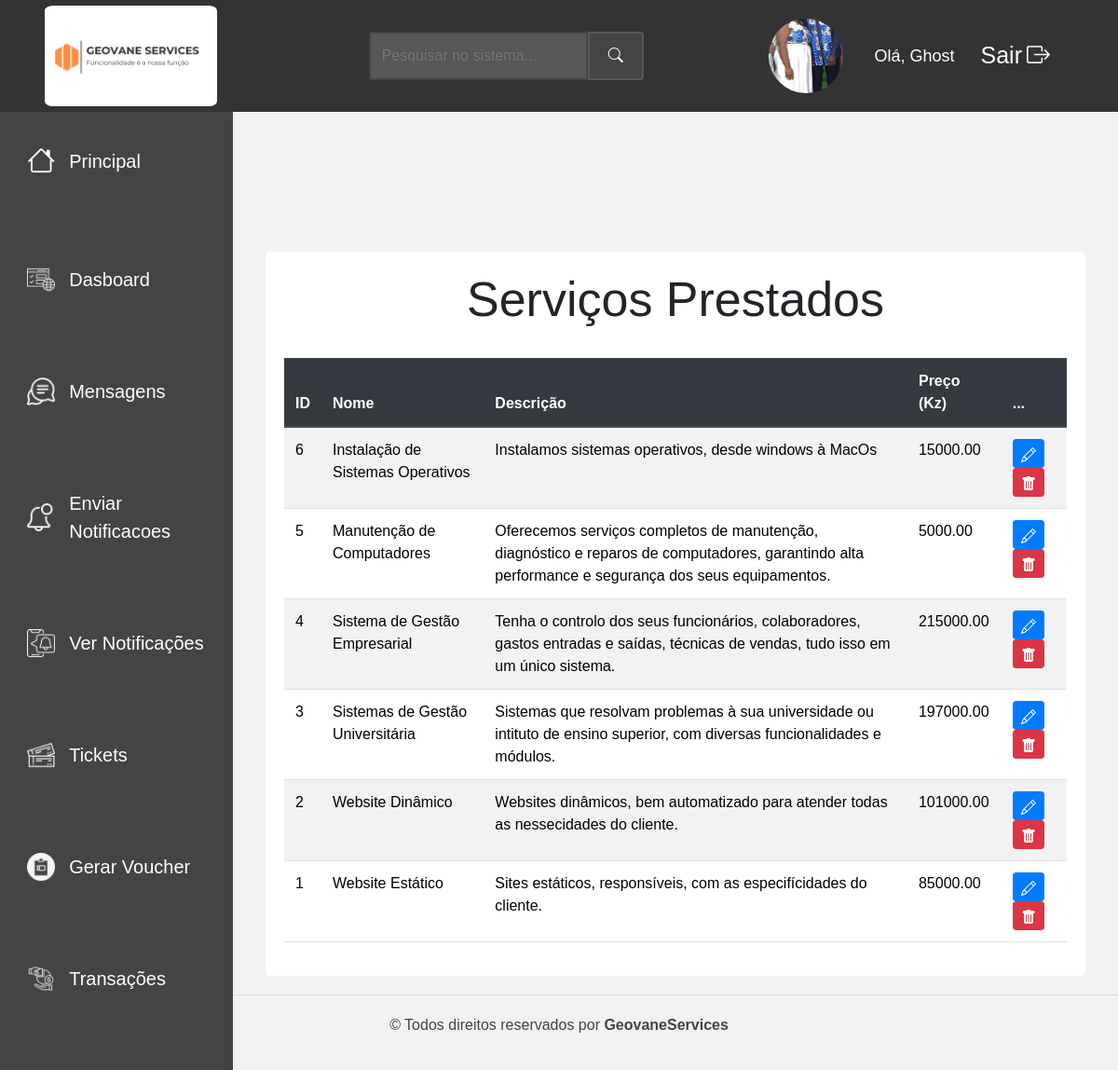
Screenshot of /funcionario/exibirServicos.php (signed in) with the database file from the repository.
### tables this page shows
CREATE TABLE IF NOT EXISTS `funcionario` (
  `id_funcionario` int NOT NULL AUTO_INCREMENT,
  `nome` varchar(100) DEFAULT NULL,
  `sobrenome` varchar(100) DEFAULT NULL,
  `docId` varchar(20) DEFAULT NULL,
  `email` varchar(100) DEFAULT NULL,
  `telefone` varchar(20) DEFAULT NULL,
  `data_nasc` date DEFAULT NULL,
  `sexo` enum('masculino',' feminino') DEFAULT NULL,
  `endereco` varchar(255) DEFAULT NULL,
  `usuario` varchar(50) DEFAULT NULL,
  `senha` varchar(255) DEFAULT NULL,
  `conf_senha` varchar(255) DEFAULT NULL,
  `acesso` enum('funcionario','administrador') DEFAULT NULL,
  `tipo_contrato` varchar(50) NOT NULL,
  `data_contratacao` date NOT NULL,
  `id_cliente` int DEFAULT NULL,
  `imagem_perfil` varchar(255) DEFAULT NULL,
  `data_criacao` timestamp NULL DEFAULT CURRENT_TIMESTAMP,
  `menu_permissions` text,
  PRIMARY KEY (`id_funcionario`),
  KEY `id_cliente` (`id_cliente`)
);

CREATE TABLE IF NOT EXISTS `servicos` (
  `id_servico` int NOT NULL AUTO_INCREMENT,
  `nome` varchar(100) DEFAULT NULL,
  `descricao` text,
  `preco` decimal(10,2) NOT NULL,
  `imagem` varchar(255) NOT NULL,
  `id_categoria` int DEFAULT NULL,
  PRIMARY KEY (`id_servico`),
  KEY `id_categoria` (`id_categoria`)
);

### funcionario/veryFun.php (called while the page is built, shortened)
<?php
    $nomeUsuario = $_SESSION['usuario'];
    ?>

### funcionario/exibirServicos.php (the view, shortened to what this page needs)
<?php
   require_once './veryFun.php';
   include_once '../conexao.php';
   $id_funcionario = $_SESSION['id_funcionario'];
   $sql = "SELECT imagem_perfil FROM Funcionario WHERE id_funcionario = $id_funcionario";
   $result = $conexao->query($sql);
   $funcionario = $result->fetch_assoc();
    $sql = "SELECT *FROM servicos ORDER BY id_servico DESC";
    $resultado =$conexao->query($sql);
?>
<!DOCTYPE html>
<html lang="pt-br">
<head>
    <link href="https://cdn.jsdelivr.net/npm/bootstrap@5.3.3/dist/css/bootstrap.min.css" rel="stylesheet">
    <link rel="stylesheet" href="https://cdn.jsdelivr.net/npm/bootstrap-icons@1.11.3/font/bootstrap-icons.min.css">
    <link rel="stylesheet" href="https://maxcdn.bootstrapcdn.com/bootstrap/4.5.2/css/bootstrap.min.css">
</head>
<body>
<div class="topbar">
        <div class="logo">
            <img src="../assets/logo.png" alt="Logo";>
        </div>
        <div class="search-box">
            <form action="search.php" method="GET">
                <input type="text" name="query" placeholder="Pesquisar no sistema...">
                <button type="submit"><i class="bi bi-search"></i></button>
            </form>
        </div>
        <div class="user-info">
            <div>
                <a href="perfil.php"><img src="../upload/imagens_perfil/<?php echo $funcionario['imagem_perfil']; ?>" alt="Perfil" class="perfil-img"></a>
            </div>
            <div class="username">Olá, <?php  echo  " $nomeUsuario"; ?> </div>
            <a href="logout.php" style="color: white; margin-left: 10px;">Sair<i class="bi bi-box-arrow-right"></i></a>
        </div>
    </div>
    <div class="sidebar">
        <a href="admin.php"> <span class="icon"><i class="bi bi-house"></i></span>
        <span class="txt-link">Principal</span></a>
        <a href="dashboard_admin.php"><img src="../assets/dashboard.png" alt="" class="icon" style="width: 30px;">Dasboard</a>
        <a href="chat_funcionario.php"><img src="../assets/chat.png" alt="" class="icon" style="width: 30px;">Mensagens</a>
        <a href="enviar_notificacao.php"><img src="../assets/notification.png" alt="" class="icon" style="width: 30px;">Enviar Notificacoes</a>
        <a href="ver_notificacoes.php"><img src="../assets/notifications.png" alt="" class="icon" style="width: 30px;">Ver Notificações</a>
        <a href="admin_tickets.php"><img src="../assets/tickets.png" alt="" class="icon" style="width: 30px;">Tickets</a>
        <a href="gerar_voucher.php"><img src="../assets/voucher.png" alt="" class="icon" style="width: 30px;">Gerar Voucher</a>
        <a href="transacoes_admin.php"><img src="../assets/transacoes.png" alt="" class="icon" style="width: 30px;">Transações</a>
        <a href="saldo_clientes.php"><img src="../assets/saldo.png" alt="" class="icon" style="width: 30px;">Saldo dos Clientes</a>
    </div>
<div class="content">
    <header class="header">
        <div class="container mt-5">
            <div class="table-status">
                <h1>Serviços Prestados</h1>
                <br>
                <table class="table table-striped">
                    <thead class="thead-dark">
                        <tr>
                            <th scope="col">ID</th>
                            <th scope="col">Nome</th>
                            <th scope="col">Descrição</th>
                            <th scope="col">Preço (Kz)</th>
                            <th scope="col">...</th>
                        </tr>
                    </thead>
                    <tbody>
                        <?php
                            while ($servico = $resultado->fetch_assoc()) {
                                echo "<tr>";
                                echo "<td>" . $servico['id_servico'] . "</td>";
                                echo "<td>" . $servico['nome'] . "</td>";
                                echo "<td>" . $servico['descricao'] . "</td>";
                                echo "<td>" . $servico['preco'] . "</td>";
                                echo"<td>
                                        <a class='btn btn-sm btn-primary' href='editarServico.php?id_servico=$servico[id_servico]'>
                                            <svg xmlns='http://www.w3.org/2000/svg' width='16' height='16' fill='currentColor' class='bi bi-pencil' viewBox='0 0 16 16'>
                                            <path d='M12.146.146a.5.5 0 0 1 .708 0l3 3a.5.5 0 0 1 0 .708l-10 10a.5.5 0 0 1-.168.11l-5 2a.5.5 0 0 1-.65-.65l2-5a.5.5 0 0 1 .11-.168zM11.207 2.5 13.5 4.793 14.793 3.5 12.5 1.207zm1.586 3L10.5 3.207 4 9.707V10h.5a.5.5 0 0 1 .5.5v.5h.5a.5.5 0 0 1 .5.5v.5h.293zm-9.761 5.175-.106.106-1.528 3.821 3.821-1.528.106-.106A.5.5 0 0 1 5 12.5V12h-.5a.5.5 0 0 1-.5-.5V11h-.5a.5.5 0 0 1-.468-.325'/>
                                            </svg>
                                        </a>
                                        <a class='btn btn-sm btn-danger' href='deleteServico.php?id_servico=$servico[id_servico]'>
                                            <svg xmlns='http://www.w3.org/2000/svg' width='16' height='16' fill='currentColor' class='bi bi-trash-fill' viewBox='0 0 16 16'>
                                            <path d='M2.5 1a1 1 0 0 0-1 1v1a1 1 0 0 0 1 1H3v9a2 2 0 0 0 2 2h6a2 2 0 0 0 2-2V4h.5a1 1 0 0 0 1-1V2a1 1 0 0 0-1-1H10a1 1 0 0 0-1-1H7a1 1 0 0 0-1 1zm3 4a.5.5 0 0 1 .5.5v7a.5.5 0 0 1-1 0v-7a.5.5 0 0 1 .5-.5M8 5a.5.5 0 0 1 .5.5v7a.5.5 0 0 1-1 0v-7A.5.5 0 0 1 8 5m3 .5v7a.5.5 0 0 1-1 0v-7a.5.5 0 0 1 1 0'/>
                                            </svg>
                                        </a>
                                    </td>";
                                echo "</tr>";
                            }
                        ?>
                    </tbody>
                </table>
            </div>
        </div>
    </header>
</div>
<div class="cop">
    <p class="copy">© Todos direitos reservados por <b>GeovaneServices</b></p>
</div>
</body>
</html>

### funcionario/exibirServicos.php (style rules this page uses)
body { font-family: Arial, sans-serif; margin: 0; display: flex; flex-direction: column; height: 100vh; background-color: #f1f1f1; }
.topbar { display: flex; justify-content: space-between; align-items: center; width: 100%; height: 120px; background-color: #333; color: white; padding: 10px 20px; position: fixed; top: 0; z-index: 1000; }
.search-box { flex-grow: 1; display: flex; justify-content: center; margin: 0 20px; }
.search-box form { display: flex; width: 50%; }
.search-box input[type="text"] { flex-grow: 1; padding: 12px; font-size: 16px; border: 2px solid #444; border-radius: 4px 0 0 4px; background-color: #575757; color: white; }
.search-box button { padding: 12px 20px; border: 2px solid #575757; border-radius: 0 4px 4px 0; background-color: #444; color: white; cursor: pointer; }
.topbar .user-info { display: flex; align-items: center; margin-left: auto; margin-right: 20px; }
.topbar .user-info .username { margin-right: 15px; font-size: 18px; color: white; }
.topbar .user-info a { color: whitesmoke; text-decoration: none; font-size: 25px; transition: color 0.3s; padding: 1px 3px; border-radius: 5%; margin-right: 30px; display: flex; align-items: center; }
.topbar .user-info a i { margin-left: 5px; }
.perfil-img { width: 80px; height: 80px; object-fit: cover; border-radius: 50%; }
.topbar .logo { width: 200px; text-align: center; margin-left: 20px; }
.topbar .logo img { width: 185px; border-radius: 5%; }
.sidebar { width: 250px; background-color: #444; color: white; padding-top: 60px; position: fixed; height: 100%; top: 0; padding-left: 20px; padding-top: 80px; overflow-y: auto; transition: .2s; }
.sidebar a { margin-top: 50px; text-decoration: none; color: white; display: flex; align-items: center; transition: 0.3s; margin-bottom: 5px; font-size: 20px; padding: 20px 4%; }
.sidebar a .icon, .sidebar a .txt-icon { font-size: 30px; margin-right: 15px; }
.content { margin-left: 250px; padding: 20px; flex-grow: 1; overflow-y: auto; height: calc(100vh - 60px); }
.header { margin-top:250px; justify-content: center; align-items: center; }
.header h1 { font-size: 52px; text-align: center; align-items: center; }
.table-status { background: white; border-radius: 5px; padding: 20px; }
.cop { color: #444; text-align: center; padding: 20px; width: 100%; border-top: solid 1px #ddd; }

### rows the page displays
funcionario: imagem_perfil (picture)
servicos: id_servico "6", nome "Instalação de Sistemas Operativos", descricao "Instalamos sistemas operativos, desde windows à MacOs", preco "15000.00"
servicos: id_servico "5", nome "Manutenção de Computadores", descricao "Oferecemos serviços completos de manutenção, diagnóstico e reparos de computadores, garantindo alta performance e segurança dos seus equipamentos.", preco "5000.00"
servicos: id_servico "4", nome "Sistema de Gestão Empresarial", descricao "Tenha o controlo dos seus funcionários, colaboradores, gastos entradas e saídas, técnicas de vendas, tudo isso em um único sistema.", preco "215000.00"
servicos: id_servico "3", nome "Sistemas de Gestão Universitária", descricao "Sistemas que resolvam problemas à sua universidade ou intituto de ensino superior, com diversas funcionalidades e módulos.", preco "197000.00"
servicos: id_servico "2", nome "Website Dinâmico", descricao "Websites dinâmicos, bem automatizado para atender todas as nessecidades do cliente.", preco "101000.00"
servicos: id_servico "1", nome "Website Estático", descricao "Sites estáticos, responsíveis, com as especifícidades do cliente.", preco "85000.00"

### other values shown
$nomeUsuario "Ghost"
